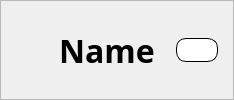
                                       <widget class="QFrame" name="ther_name_icon_frame">
                                        <property name="frameShape">
                                         <enum>QFrame::StyledPanel</enum>
                                        </property>
                                        <property name="frameShadow">
                                         <enum>QFrame::Raised</enum>
                                        </property>
                                        <layout class="QHBoxLayout" name="horizontalLayout_34" stretch="1,10,1">
                                         <property name="spacing">
                                          <number>21</number>
                                         </property>
                                         <property name="leftMargin">
                                          <number>30</number>
                                         </property>
                                         <property name="topMargin">
                                          <number>0</number>
                                         </property>
                                         <property name="rightMargin">
                                          <number>15</number>
                                         </property>
                                         <property name="bottomMargin">
                                          <number>0</number>
                                         </property>
                                         <item>
                                          <widget class="QLabel" name="ther_plan_icon_label">
                                           <property name="maximumSize">
                                            <size>
                                             <width>60</width>
                                             <height>60</height>
                                            </size>
                                           </property>
                                           <property name="text">
                                            <string/>
                                           </property>
                                           <property name="pixmap">
                                            <pixmap>Icon/user.svg</pixmap>
                                           </property>
                                           <property name="scaledContents">
                                            <bool>true</bool>
                                           </property>
                                          </widget>
                                         </item>
                                         <item>
                                          <widget class="QLabel" name="ther_plan_name_label">
                                           <property name="font">
                                            <font>
                                             <family>Segoe UI Semibold</family>
                                             <pointsize>24</pointsize>
                                             <weight>75</weight>
                                             <bold>true</bold>
                                            </font>
                                           </property>
                                           <property name="text">
                                            <string>Name</string>
                                           </property>
                                          </widget>
                                         </item>
                                         <item>
                                          <widget class="QPushButton" name="ther_view_back_button">
                                           <property name="cursor">
                                            <cursorShape>PointingHandCursor</cursorShape>
                                           </property>
                                           <property name="styleSheet">
                                            <string notr="true">background-color: rgb(255, 255, 255);;
border-style: outset;
border-width: 1px;
border-radius: 10px;
border-color: black;
padding: 4px;
</string>
                                           </property>
                                           <property name="text">
                                            <string/>
                                           </property>
                                           <property name="icon">
                                            <iconset>
                                             <normaloff>Icon/arrow-left-circle.svg</normaloff>Icon/arrow-left-circle.svg</iconset>
                                           </property>
                                           <property name="iconSize">
                                            <size>
                                             <width>40</width>
                                             <height>40</height>
                                            </size>
                                           </property>
                                          </widget>
                                         </item>
                                        </layout>
                                       </widget>
